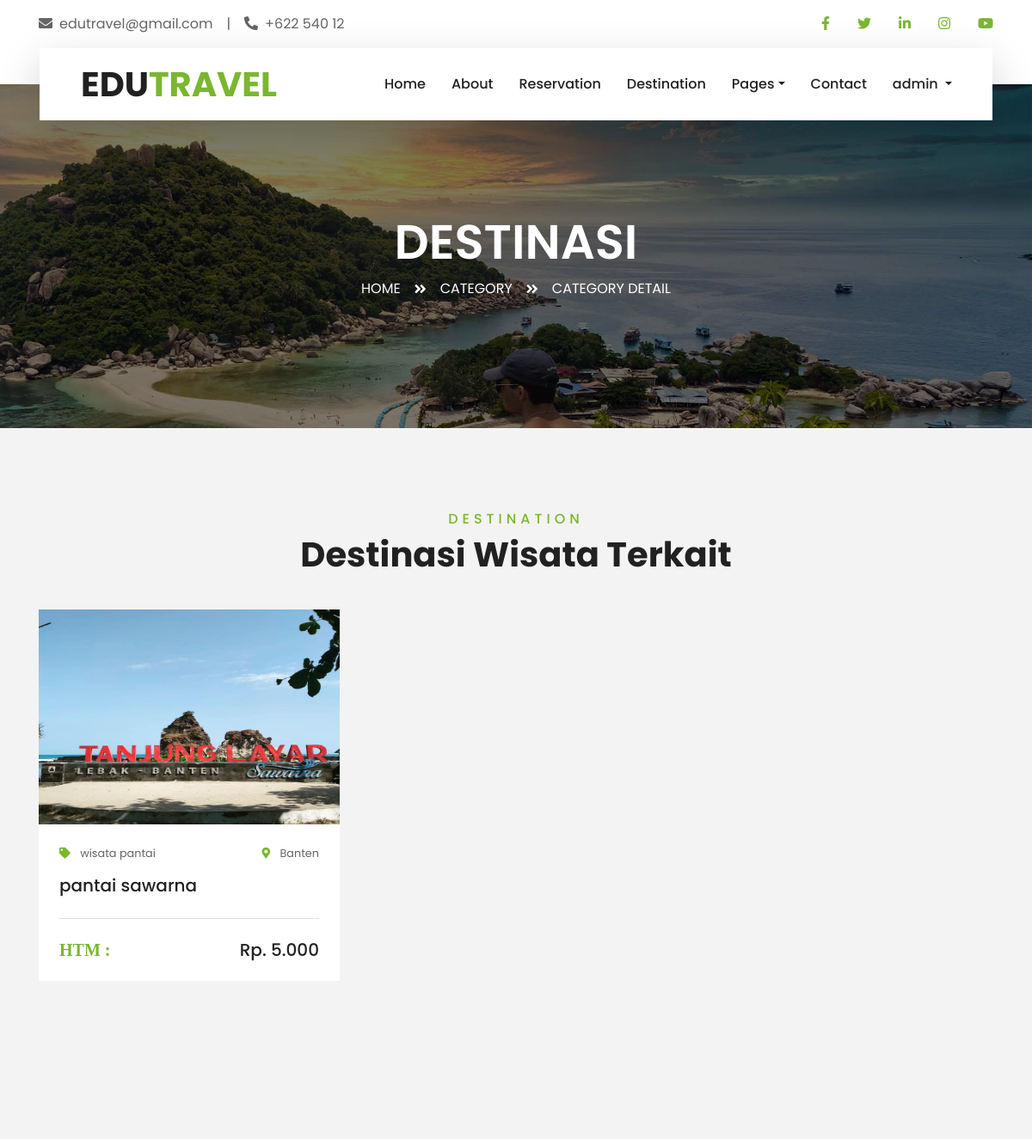
/travelling/main_page/detail_kategori.php?id_kategori=3 (signed in, upper part), run on an earlier commit of the app's database.
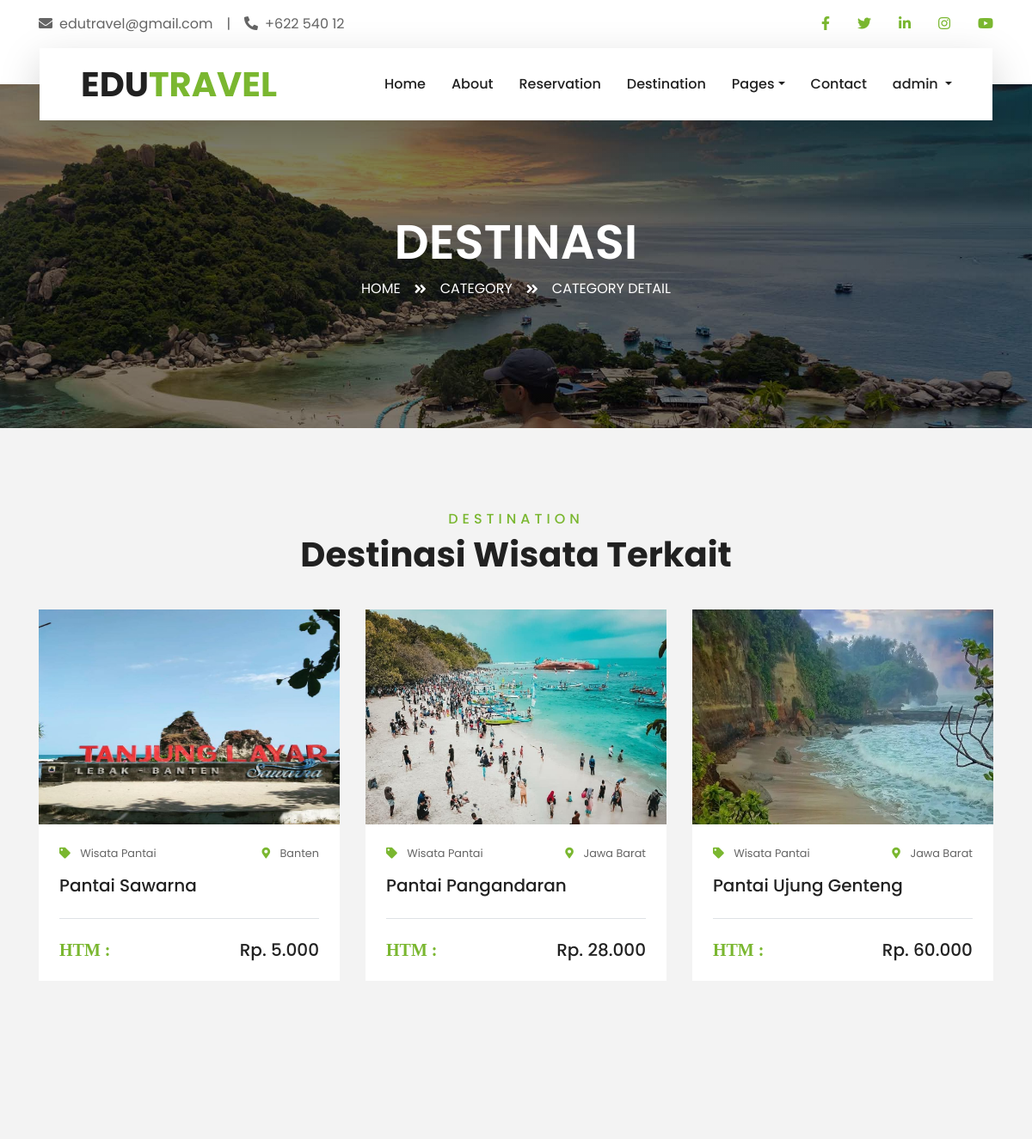
And on a later commit of the database.
### tables this page shows
CREATE TABLE `destinasi` (
  `id_destinasi` int(11) NOT NULL,
  `nama_destinasi` varchar(100) NOT NULL,
  `gambar` text NOT NULL,
  `lokasi` varchar(250) NOT NULL,
  `harga` decimal(10,2) NOT NULL,
  `deskripsi` varchar(500) NOT NULL,
  `id_kategori` int(11) NOT NULL
);

CREATE TABLE `kategori` (
  `id_kategori` int(11) NOT NULL,
  `nama_kategori` varchar(100) NOT NULL,
  `gambar_kategori` text NOT NULL
);

### travelling/main_page/detail_kategori.php (the view, shortened to what the changed rows need)
<!DOCTYPE html>
<html lang="en">
<head>
    <link href="https://cdnjs.cloudflare.com/ajax/libs/font-awesome/5.10.0/css/all.min.css" rel="stylesheet">
    <link href="lib/owlcarousel/assets/owl.carousel.min.css" rel="stylesheet">
    <link href="lib/tempusdominus/css/tempusdominus-bootstrap-4.min.css" rel="stylesheet" />
    <link href="css/style.css" rel="stylesheet">
</head>
<body>
    <div class="container-fluid position-relative nav-bar p-0">
        <div class="container-lg position-relative p-0 px-lg-3" style="z-index: 9;">
            <nav class="navbar navbar-expand-lg bg-light navbar-light shadow-lg py-3 py-lg-0 pl-3 pl-lg-5">
                <a href="index.php" class="navbar-brand">
                    <h1 class="m-0 text-primary"><span class="text-dark">EDU</span>TRAVEL</h1>
                </a>
            </nav>
        </div>
    </div>
    <div class="container-fluid py-5">
        <div class="container pt-5 pb-3">
            <div class="text-center mb-3 pb-3">
                <h1>Destinasi Wisata Terkait</h1>
            </div>
            <div class="row">
                <?php
                include '../koneksi.php';
                $id_terima = $_GET['id_kategori'];
                $query = mysqli_query($koneksi, "SELECT * FROM `kategori` as k JOIN `destinasi` as d ON k.id_kategori=d.id_kategori where d.id_kategori=$id_terima;");
                if (mysqli_num_rows($query) > 0) {
                    while ($data = mysqli_fetch_array($query)) {
                        ?>
                        <div class="col-lg-4 col-md-6 mb-4">
                            <div class="package-item bg-white mb-2">
                                <img class="img-fluid" src="<?php echo $data["gambar"] ?>" style="width:350px; height:250px;">
                                <div class="p-4">
                                    <div class="d-flex justify-content-between mb-3">
                                        <small class="m-0"><i class="fas fa-tag text-primary mr-2"></i>
                                            <?php echo $data["nama_kategori"] ?>
                                        </small>
                                        <small class="m-0"><i class="fa fa-map-marker-alt text-primary mr-2"></i>
                                            <?php echo $data["lokasi"] ?>
                                        </small>
                                    </div>
                                    <a class="h5 text-decoration-none"
                                        href="detail_destination.php?id_destinasi=<?php echo $data["id_destinasi"] ?>">
                                        <?php echo $data["nama_destinasi"] ?>
                                    </a>
                                    <div class="border-top mt-4 pt-4">
                                        <div class="d-flex justify-content-between">
                                            <h5 class="m-0"><i class="fas text-primary mr-2"> HTM :</i></h5>
                                            <h5 class="m-0">
                                                <?php echo "Rp. " . number_format($data["harga"], 0, ',', '.') ?>
                                            </h5>
                                        </div>
                                    </div>
                                </div>
                            </div>
                        </div>
                    <?php } ?>
                <?php } ?>
            </div>
        </div>
    </div>
</body>
</html>

What changed in the data, as far as the page shows it:
changed destinasi "Banten": id_kategori.nama_kategori "wisata pantai" → "Wisata Pantai"; nama_destinasi "pantai sawarna" → "Pantai Sawarna"
added destinasi: gambar (picture), id_kategori.nama_kategori "Wisata Pantai", lokasi "Jawa Barat", nama_destinasi "Pantai Pangandaran", harga "28.000"
added destinasi: gambar (picture), id_kategori.nama_kategori "Wisata Pantai", lokasi "Jawa Barat", nama_destinasi "Pantai Ujung Genteng", harga "60.000"
